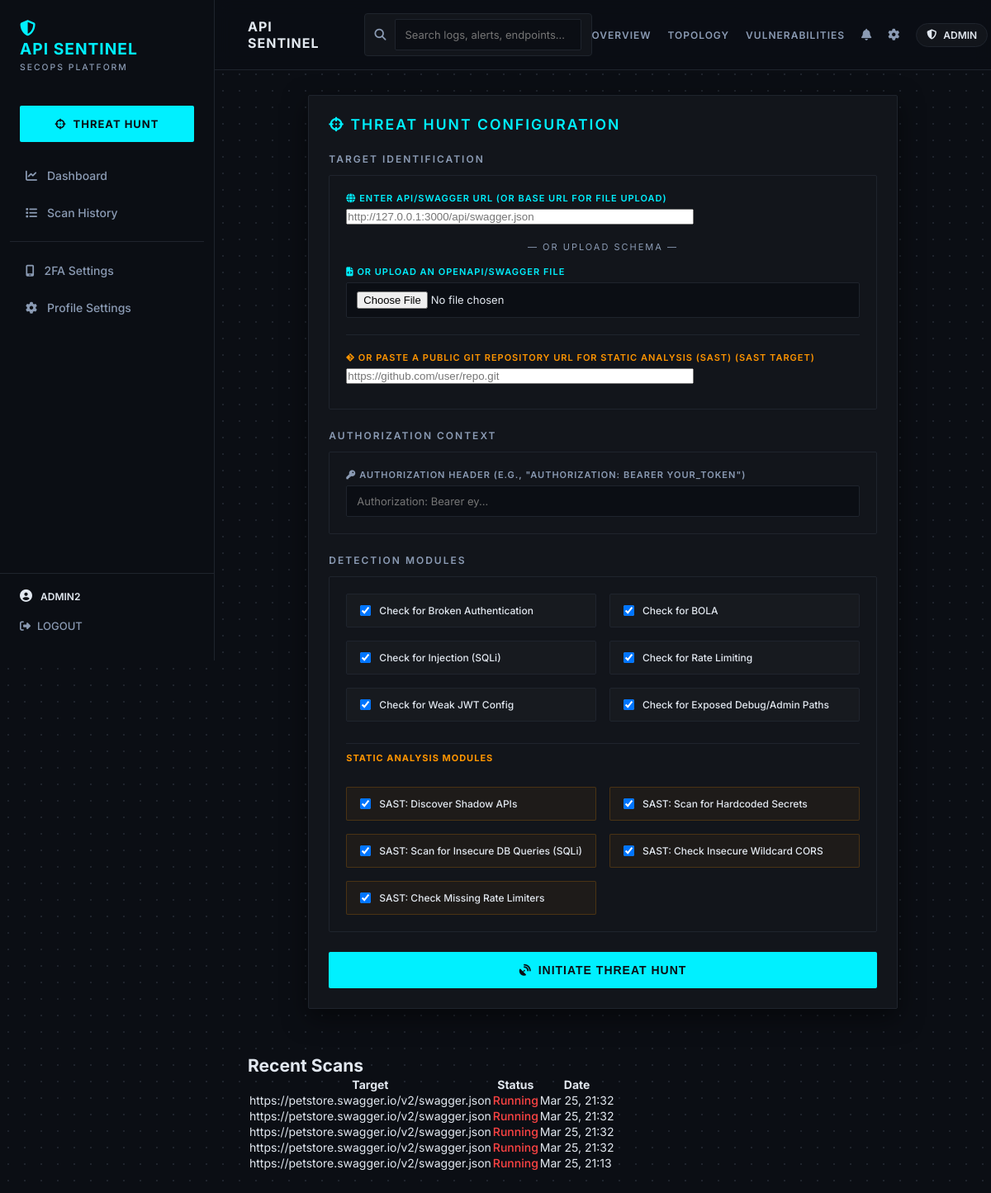
Page /scan/ (signed in) on the earlier database version.
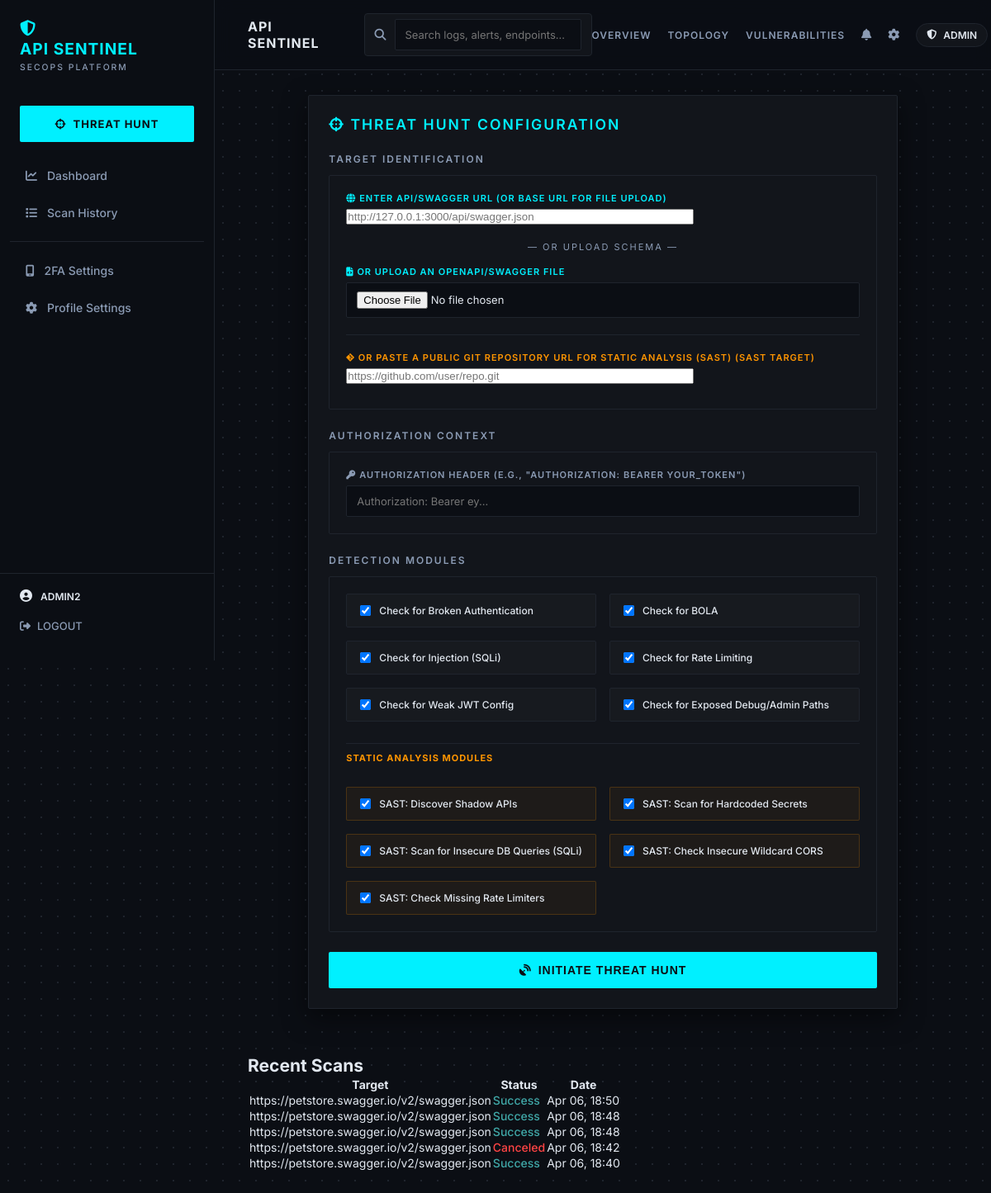
Same page on the later database version.
### scanner/models.py (models this page shows, shortened)
class ScanReport(models.Model):
    user = models.ForeignKey(User, on_delete=models.CASCADE, null=True, blank=True)
    target_url = models.CharField(max_length=500)
    scan_date = models.DateTimeField(default=timezone.now)
    status = models.CharField(max_length=50, default="Pending")
    result_json = models.JSONField(default=dict, blank=True)
    is_scheduled = models.BooleanField(default=False)
    cron_expression = models.CharField(max_length=100, default="")

### scanner/views.py (the view, shortened to what this page needs)
# urls.py: path('scan/', views.scan_view, name='new_scan'),
@login_required
def scan_view(request):
    recent_reports = ScanReport.objects.filter(user=request.user).order_by('-scan_date')[:5]
    form = APIScanForm()
    return render(request, 'scanner/scan.html', {'form': form, 'recent_reports': recent_reports})

### scanner/templates/scanner/scan.html (shortened to what this page needs)
{% extends 'scanner/base.html' %}
{% block content %}
<div class="dashboard-layout" style="grid-template-columns: 1fr; max-width: 900px; margin: 0 auto;">
    <div class="card">
        <div class="card-header-title" style="font-size: 1.1rem; color: var(--accent-cyan); margin-bottom: 24px;"><i class="fas fa-crosshairs"></i> THREAT HUNT CONFIGURATION</div>
        <form method="post" enctype="multipart/form-data">
            <div class="card-header-title" style="margin-bottom: 12px;">TARGET IDENTIFICATION</div>
            <div style="border: 1px solid var(--card-border); padding: 20px; border-radius: 2px; margin-bottom: 24px;">
                <div style="margin-bottom: 20px;">
                    <label style="color: var(--accent-cyan);"><i class="fas fa-globe"></i> {{ form.target_url.label }}</label>
                    {{ form.target_url }}
                </div>
                <div style="text-align: center; color: var(--text-muted); font-size: 11px; letter-spacing: 2px; margin: 16px 0;">&mdash; OR UPLOAD SCHEMA &mdash;</div>
                <div style="margin-bottom: 20px;">
                    <label style="color: var(--accent-cyan);"><i class="fas fa-file-code"></i> {{ form.api_file.label }}</label>
                    {{ form.api_file }}
                </div>
                <hr style="border: 0; border-top: 1px solid #1f242d; margin: 20px 0;">
                <div style="margin-bottom: 10px;">
                    <label style="color: var(--accent-orange);"><i class="fab fa-git-alt"></i> {{ form.git_url.label }} (SAST Target)</label>
                    {{ form.git_url }}
                </div>
            </div>
            <div class="card-header-title" style="margin-bottom: 12px;">AUTHORIZATION CONTEXT</div>
            <div style="border: 1px solid var(--card-border); padding: 20px; border-radius: 2px; margin-bottom: 24px;">
                <label><i class="fas fa-key"></i> {{ form.auth_header.label }}</label>
                {{ form.auth_header }}
            </div>
            <div class="card-header-title" style="margin-bottom: 12px;">DETECTION MODULES</div>
            <div style="border: 1px solid var(--card-border); padding: 20px; border-radius: 2px; margin-bottom: 24px; display: grid; grid-template-columns: 1fr 1fr; gap: 16px;">
                <div style="background: rgba(255,255,255,0.02); padding: 12px 16px; border-radius: 2px; border: 1px solid #1f242d; display: flex; align-items: center;">
                    {{ form.scan_broken_auth }} <span style="margin-left: 10px; color: var(--text-main); font-size: 12px; font-weight: 500;">{{ form.scan_broken_auth.label }}</span>
                </div>
                <div style="background: rgba(255,255,255,0.02); padding: 12px 16px; border-radius: 2px; border: 1px solid #1f242d; display: flex; align-items: center;">
                    {{ form.scan_bola }} <span style="margin-left: 10px; color: var(--text-main); font-size: 12px; font-weight: 500;">{{ form.scan_bola.label }}</span>
                </div>
                <div style="background: rgba(255,255,255,0.02); padding: 12px 16px; border-radius: 2px; border: 1px solid #1f242d; display: flex; align-items: center;">
                    {{ form.scan_injection }} <span style="margin-left: 10px; color: var(--text-main); font-size: 12px; font-weight: 500;">{{ form.scan_injection.label }}</span>
                </div>
                <div style="background: rgba(255,255,255,0.02); padding: 12px 16px; border-radius: 2px; border: 1px solid #1f242d; display: flex; align-items: center;">
                    {{ form.scan_ratelimit }} <span style="margin-left: 10px; color: var(--text-main); font-size: 12px; font-weight: 500;">{{ form.scan_ratelimit.label }}</span>
                </div>
                <div style="background: rgba(255,255,255,0.02); padding: 12px 16px; border-radius: 2px; border: 1px solid #1f242d; display: flex; align-items: center;">
                    {{ form.scan_jwt }} <span style="margin-left: 10px; color: var(--text-main); font-size: 12px; font-weight: 500;">{{ form.scan_jwt.label }}</span>
                </div>
                <div style="background: rgba(255,255,255,0.02); padding: 12px 16px; border-radius: 2px; border: 1px solid #1f242d; display: flex; align-items: center;">
                    {{ form.scan_debug }} <span style="margin-left: 10px; color: var(--text-main); font-size: 12px; font-weight: 500;">{{ form.scan_debug.label }}</span>
                </div>
                <div style="grid-column: span 2;">
                    <hr style="border: 0; border-top: 1px solid #1f242d; margin: 10px 0;">
                    <div style="font-size: 11px; text-transform: uppercase; color: var(--accent-orange); font-weight: 700; margin-bottom: 12px; letter-spacing: 1px;">Static Analysis Modules</div>
                </div>
                <div style="background: rgba(255,149,0,0.05); padding: 12px 16px; border-radius: 2px; border: 1px solid rgba(255,149,0,0.2); display: flex; align-items: center;">
                    {{ form.scan_sast_shadow_api }} <span style="margin-left: 10px; color: var(--text-main); font-size: 12px; font-weight: 500;">{{ form.scan_sast_shadow_api.label }}</span>
                </div>
                <div style="background: rgba(255,149,0,0.05); padding: 12px 16px; border-radius: 2px; border: 1px solid rgba(255,149,0,0.2); display: flex; align-items: center;">
                    {{ form.scan_sast_secrets }} <span style="margin-left: 10px; color: var(--text-main); font-size: 12px; font-weight: 500;">{{ form.scan_sast_secrets.label }}</span>
                </div>
                <div style="background: rgba(255,149,0,0.05); padding: 12px 16px; border-radius: 2px; border: 1px solid rgba(255,149,0,0.2); display: flex; align-items: center;">
                    {{ form.scan_sast_sqli }} <span style="margin-left: 10px; color: var(--text-main); font-size: 12px; font-weight: 500;">{{ form.scan_sast_sqli.label }}</span>
                </div>
                <div style="background: rgba(255,149,0,0.05); padding: 12px 16px; border-radius: 2px; border: 1px solid rgba(255,149,0,0.2); display: flex; align-items: center;">
                    {{ form.scan_sast_cors }} <span style="margin-left: 10px; color: var(--text-main); font-size: 12px; font-weight: 500;">{{ form.scan_sast_cors.label }}</span>
                </div>
                <div style="background: rgba(255,149,0,0.05); padding: 12px 16px; border-radius: 2px; border: 1px solid rgba(255,149,0,0.2); display: flex; align-items: center;">
                    {{ form.scan_sast_ratelimit }} <span style="margin-left: 10px; color: var(--text-main); font-size: 12px; font-weight: 500;">{{ form.scan_sast_ratelimit.label }}</span>
                </div>
            </div>
            <button type="submit" class="btn-execute" style="width: 100%; margin-top: 10px; font-size: 14px;">
                <i class="fas fa-satellite-dish" style="margin-right: 8px;"></i> INITIATE THREAT HUNT
            </button>
        </form>
    </div>
</div>
<div class="findings-card" style="margin-top: 2rem;">
    <h2>Recent Scans</h2>
    <table>
        <thead>
            <tr>
                <th>Target</th>
                <th>Status</th>
                <th>Date</th>
            </tr>
        </thead>
        <tbody>
            {% for report in recent_reports %}
            <tr style="cursor: pointer;" onclick="window.location='{% url 'report_detail' report.id %}';">
                <td>{{ report.target_url|truncatechars:60 }}</td>
                <td>
                    {% if report.status == "Success" %}
                        <span style="color: #40A8A8; font-weight: 500;">Success</span>
                    {% else %}
                        <span style="color: var(--accent-danger); font-weight: 500;">{{ report.status }}</span>
                    {% endif %}
                </td>
                <td>{{ report.scan_date|date:"M d, H:i" }}</td>
            </tr>
            {% empty %}
            <tr><td colspan="3" style="text-align: center; padding: 1rem; color: var(--text-muted);">No scans performed yet.</td></tr>
            {% endfor %}
        </tbody>
    </table>
</div>
{% endblock %}

### scanner/templates/scanner/base.html (shortened to what this page needs)
{% load static %}
<!DOCTYPE html>
<html lang="en">
<head>
    <link rel="stylesheet" href="https://cdnjs.cloudflare.com/ajax/libs/font-awesome/6.4.0/css/all.min.css">
    <link rel="stylesheet" href="{% static 'scanner/style.css' %}">
</head>
<body>
    <div class="app-container">
        {% if request.resolver_match.url_name != 'login' and request.resolver_match.url_name != 'register' and request.resolver_match.url_name != 'verify_2fa' %}
        <aside class="sidebar">
            <div class="brand">
                <i class="fas fa-shield-halved"></i> API Sentinel
                <div class="brand-sub">SecOps Platform</div>
            </div>
            <div class="sidebar-btn-container">
                <a href="{% url 'new_scan' %}" class="btn-execute">
                    <i class="fas fa-crosshairs" style="margin-right: 8px;"></i> Threat Hunt
                </a>
            </div>
            <nav class="nav-menu">
                <a href="{% url 'dashboard' %}" class="nav-item {% if request.resolver_match.url_name == 'dashboard' %}active{% endif %}">
                    <i class="fas fa-chart-line"></i> Dashboard
                </a>
                <a href="{% url 'scan_history' %}" class="nav-item {% if request.resolver_match.url_name == 'scan_history' %}active{% endif %}">
                    <i class="fas fa-list"></i> Scan History
                </a>
                <div style="border-top: 1px solid var(--card-border); margin: 10px 0;"></div>
                <a href="{% url 'enable_2fa' %}" class="nav-item {% if request.resolver_match.url_name == 'enable_2fa' %}active{% endif %}">
                    <i class="fas fa-mobile-screen"></i> 2FA Settings
                </a>
                <a href="{% url 'settings' %}" class="nav-item {% if request.resolver_match.url_name == 'settings' %}active{% endif %}">
                    <i class="fas fa-cog"></i> Profile Settings
                </a>
            </nav>
            {% if user.is_authenticated %}
            <div class="user-profile">
                <div class="user-info">
                    <span>{{ user.username }}</span>
                </div>
                <form action="{% url 'logout' %}" method="post">
                    <button type="submit" class="btn-logout">
                        <i class="fas fa-sign-out-alt"></i> Logout
                    </button>
                </form>
            </div>
            {% else %}
            <div class="user-profile">
                <a href="{% url 'login' %}" class="nav-item"><i class="fas fa-sign-in-alt"></i> Login</a>
                <a href="{% url 'register' %}" class="nav-item"><i class="fas fa-user-plus"></i> Register</a>
            </div>
            {% endif %}
        </aside>
        {% endif %}
        <main class="main-content {% if request.resolver_match.url_name == 'login' or request.resolver_match.url_name == 'register' or request.resolver_match.url_name == 'verify_2fa' %}no-sidebar{% endif %}">
            {% if request.resolver_match.url_name != 'login' and request.resolver_match.url_name != 'register' and request.resolver_match.url_name != 'verify_2fa' %}
            <header class="top-nav">
                <div class="top-nav-left">
                    <div class="nav-title">API Sentinel</div>
                    <div class="search-bar">
                        <i class="fas fa-search"></i>
                        <input type="text" placeholder="Search logs, alerts, endpoints...">
                    </div>
                </div>
                <div class="top-nav-icons">
                    <div class="top-nav-links">
                        <a href="{% url 'dashboard' %}" class="{% if request.resolver_match.url_name == 'dashboard' %}active{% endif %}">Overview</a>
                        <a href="#">Topology</a>
                        <a href="#">Vulnerabilities</a>
                    </div>
                    <i class="fas fa-bell"></i>
                    <i class="fas fa-cog"></i>
                    {% if user.is_staff %}<div class="admin-badge"><i class="fas fa-shield-alt"></i> ADMIN</div>{% endif %}
                </div>
            </header>
            {% endif %}
            <div class="page-content">
                {% block content %}
                {% endblock %}
            </div>
        </main>
    </div>
</body>
</html>

Differences in the rows shown:
removed ScanReport: target_url "https://petstore.swagger.io/v2/swagger.json", status "Running", scan_date "Mar 25, 21:32"
removed ScanReport: target_url "https://petstore.swagger.io/v2/swagger.json", status "Running", scan_date "Mar 25, 21:32"
removed ScanReport: target_url "https://petstore.swagger.io/v2/swagger.json", status "Running", scan_date "Mar 25, 21:32"
removed ScanReport: target_url "https://petstore.swagger.io/v2/swagger.json", status "Running", scan_date "Mar 25, 21:32"
removed ScanReport: target_url "https://petstore.swagger.io/v2/swagger.json", status "Running", scan_date "Mar 25, 21:13"
added ScanReport: target_url "https://petstore.swagger.io/v2/swagger.json", status "Success", scan_date "Apr 06, 18:50"
added ScanReport: target_url "https://petstore.swagger.io/v2/swagger.json", status "Success", scan_date "Apr 06, 18:48"
added ScanReport: target_url "https://petstore.swagger.io/v2/swagger.json", status "Success", scan_date "Apr 06, 18:48"
added ScanReport: target_url "https://petstore.swagger.io/v2/swagger.json", status "Canceled", scan_date "Apr 06, 18:42"
added ScanReport: target_url "https://petstore.swagger.io/v2/swagger.json", status "Success", scan_date "Apr 06, 18:40"
